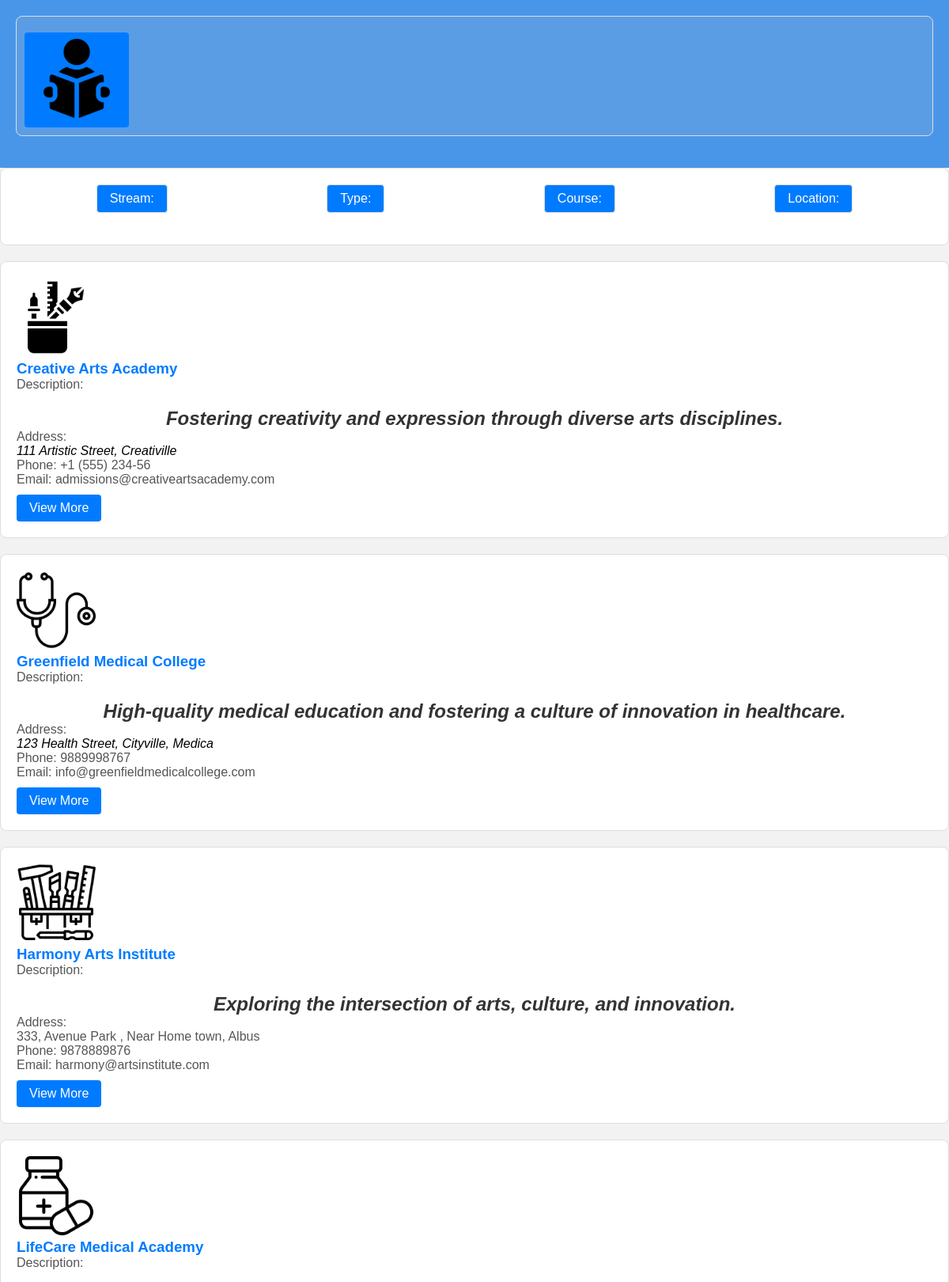
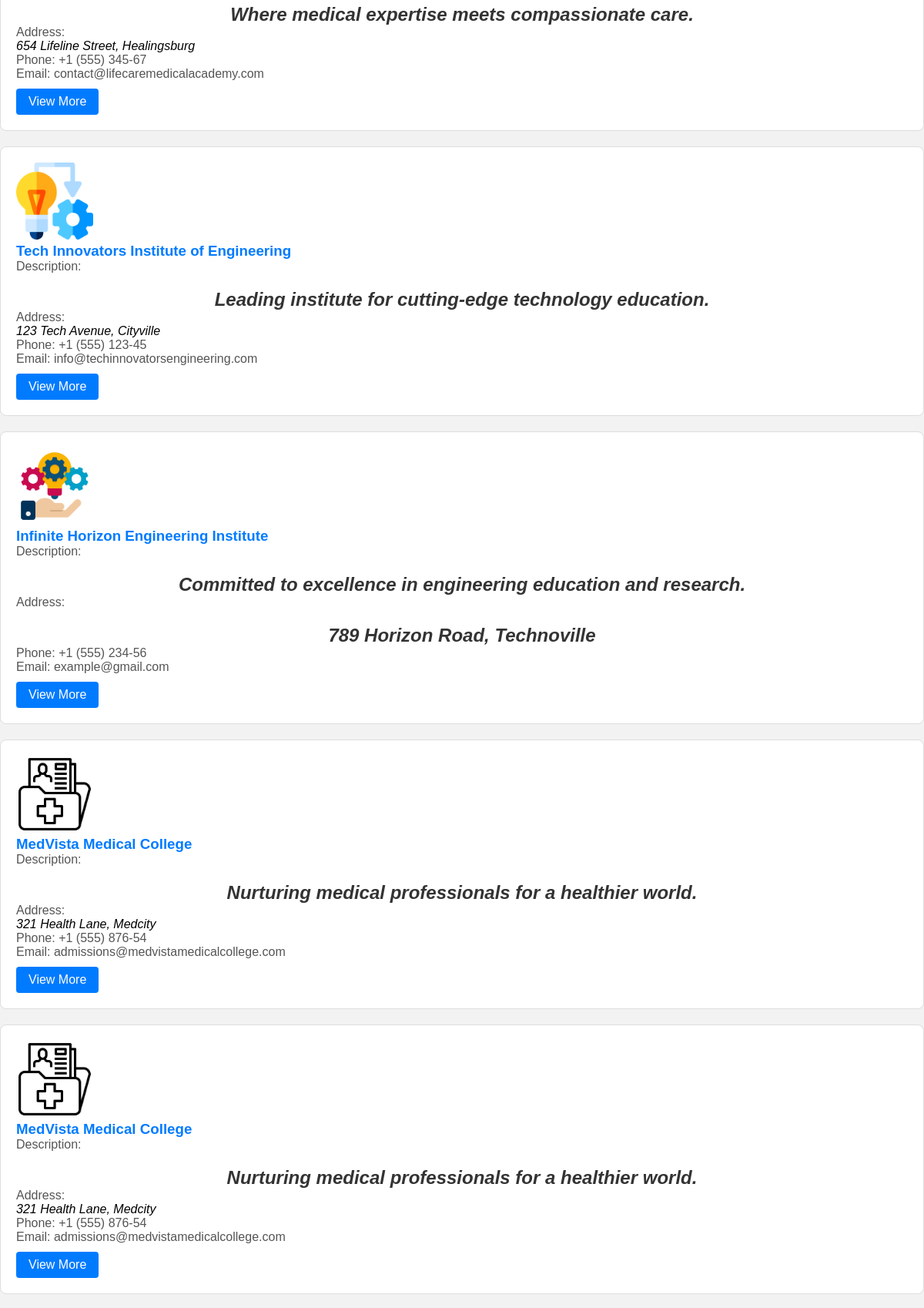
Page /colleges/ (upper part) on the committed database (2 pictures, top to bottom).
### myapp/models.py (models this page shows, shortened)
class College(models.Model):
    name = models.CharField(max_length=200)
    description = RichTextField(max_length=300,blank=True, null=True)
    overview = RichTextField(max_length=900, default='course overview here')
    logo = models.ImageField(upload_to='college_logos/')
    address = RichTextField()
    phone = models.CharField(max_length=15)
    email = models.EmailField(default='example@gmail.com')
    location = models.ForeignKey(Location, on_delete=models.CASCADE)
    affiliation = RichTextField(max_length=500,default='Affiliation details here')
    admission=RichTextField(max_length=500, default='admission formalities here')
    is_featured = models.BooleanField(default=False)
    website=models.CharField(max_length=200,default='wwww.example.com')

### myapp/views.py (the view)
# urls.py: path('colleges/', views.college_list, name='college_list'),
def college_list(request):
    if request.method == 'GET':
        stream_id = request.GET.get('stream')
        course_type_id = request.GET.get('type')
        course_id = request.GET.get('course')
        location_id = request.GET.get('location')
        colleges = College.objects.all()
        selected_course_type = get_object_or_404(CourseType, id=course_type_id) if course_type_id else None
        selected_stream = get_object_or_404(Stream, id=stream_id) if stream_id else None
        selected_location = get_object_or_404(Location, id=location_id) if location_id else None
        if stream_id:
            colleges = colleges.filter(collegecourse__course__stream_id=stream_id)
        if course_type_id:
            colleges = colleges.filter(collegecourse__course__course_type_id=course_type_id)
        if course_id:
            colleges = colleges.filter(collegecourse__course_id=course_id)
            selected_course = get_object_or_404(Course, id=course_id)
        else:
            selected_course = None
        if location_id:
            colleges = colleges.filter(location_id=location_id)
        colleges = colleges.order_by('collegecourse__price')
        colleges = colleges.distinct()
        college_prices = []
        for college in colleges:
            if course_id:
                course_price = college.collegecourse_set.filter(course_id=course_id).first()
                if course_price:
                    college_prices.append({
                        'college': college,
                        'price': course_price.price,
                    })
            else:
                college_prices.append({
                    'college': college,
                    'price': None,
                })
        colleges_count = len(college_prices)
        if colleges_count == 0:
            message = "No colleges found based on the provided criteria."
            return render(request, 'college.html', {'message': message})
        return render(request, 'college.html', {
            'college_prices': college_prices,
            'colleges_count': colleges_count,
            'selected_course': selected_course,
            'selected_course_type': selected_course_type,
            'selected_stream': selected_stream,
            'selected_location': selected_location,
        })

### templates/college.html (shortened to what this page needs)
{% extends 'base.html' %}
{% block content %}
{% if message %}
<div class="message-container">
  <p>{{ message }}</p>
</div>
{% else %}
<div class="tabs">
  <div class="tab">Stream: {{ selected_stream.name }}</div>
  <div class="tab">Type: {{ selected_course_type.name }}</div>
  <div class="tab">Course: {{ selected_course.name }}</div>
  <div class="tab">Location: {{ selected_location.name }}</div>
</div>
    {% for college_price in college_prices %}
      <div>
        <img src="{{ college_price.college.logo.url }}" alt="{{ college_price.college.name }} Logo" width="100" height="100">
        <h3>{{ college_price.college.name }}</h3>
        <p>Description: {{ college_price.college.description|safe }}</p>
        <p>Address: {{ college_price.college.address|safe }}</p>
        <p>Phone: {{ college_price.college.phone }}</p>
        <p>Email: {{ college_price.college.email }}</p>
    {% if selected_course %}
        <a href="{% url 'college_details' college_price.college.id selected_course.id %}">View More</a>
    {% else %}
        <a href="{% url 'college_detail' college_price.college.id %}">View More</a>
    {% endif %}
      </div>
    {% endfor %}
  {% endif %}
{% endblock %}

### templates/base.html (shortened to what this page needs)
{% load static %}
<!DOCTYPE html>
<html lang="en">
<head>
    <link rel="stylesheet" href="{% static 'css/base-style.css' %}">
</head>
<body>
    <nav>
        <nav>
            <div class="banner">
                <a href="#" class="logo">
                    <img src="{% static 'images/reading-book.png' %}" alt="Your Logo" width="100" height="100">
                </a>
            </div>
        </nav>
    </nav>
    {% block content%}
    {% endblock %}
</body>
</html>

### static/css/base-style.css (style rules this page uses)
body, h1, h2, h3, p, ul, li { margin: 0; padding: 0; }
body { font-family: 'Arial', sans-serif; background-color: #f2f2f2; }
nav { background-color: #4996e9; color: #fff; padding: 10px; }
.banner { display: flex; justify-content: space-between; align-items: center; padding: 10px; background-color: #5b9de4; }
.logo img { width: 100px; height: 100px; }

### templates/college.html (style rules this page uses)
h2 { text-align: center; color: #333; margin-top: 20px; }
div { background-color: #fff; border: 1px solid #ddd; border-radius: 8px; padding: 20px; margin-bottom: 20px; }
h3 { color: #007BFF; }
p { color: #555; }
a { display: inline-block; padding: 8px 16px; background-color: #007BFF; color: #fff; text-decoration: none; border-radius: 4px; margin-top: 10px; }
.tabs { display: flex; justify-content: space-around; margin-bottom: 20px; }
.tab { background-color: #007BFF; color: #fff; padding: 8px 16px; border-radius: 4px; cursor: pointer; }

### rows in the picture
College: college.logo (picture), college.name "Creative Arts Academy", college.description "Fostering creativity and expression through diverse arts disciplines.", college.address "111 Artistic Street, Creativille", college.phone "+1 (555) 234-56", college.email "admissions@creativeartsacademy.com"
College: college.logo (picture), college.name "Greenfield Medical College", college.description "High-quality medical education and fostering a culture of innovation in healthcare.", college.address "123 Health Street, Cityville, Medica", college.phone "9889998767", college.email "info@greenfieldmedicalcollege.com"
College: college.logo (picture), college.name "Harmony Arts Institute", college.description "Exploring the intersection of arts, culture, and innovation.", college.address "333, Avenue Park , Near Home town, Albus", college.phone "9878889876", college.email "harmony@artsinstitute.com"
College: college.logo (picture), college.name "LifeCare Medical Academy", college.description "Where medical expertise meets compassionate care.", college.address "654 Lifeline Street, Healingsburg", college.phone "+1 (555) 345-67", college.email "contact@lifecaremedicalacademy.com"
College: college.logo (picture), college.name "Tech Innovators Institute of Engineering", college.description "Leading institute for cutting-edge technology education.", college.address "123 Tech Avenue, Cityville", college.phone "+1 (555) 123-45", college.email "info@techinnovatorsengineering.com"
College: college.logo (picture), college.name "Infinite Horizon Engineering Institute", college.description "Committed to excellence in engineering education and research.", college.address "789 Horizon Road, Technoville", college.phone "+1 (555) 234-56", college.email "example@gmail.com"
College: college.logo (picture), college.name "MedVista Medical College", college.description "Nurturing medical professionals for a healthier world.", college.address "321 Health Lane, Medcity", college.phone "+1 (555) 876-54", college.email "admissions@medvistamedicalcollege.com"
